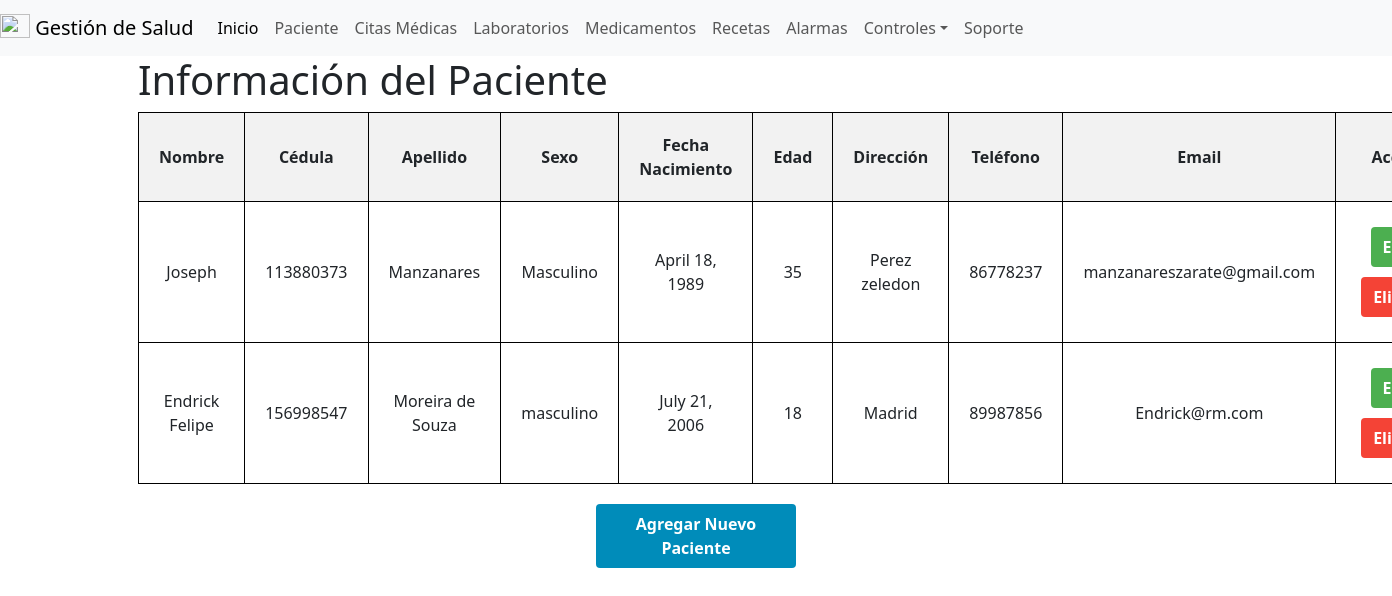
Page /index/ (signed in) on the committed database.
### salud/models.py (models this page shows, shortened)
class paciente(models.Model):
    id_paciente = models.AutoField(primary_key=True , verbose_name='ID_Paciente')
    cedula = models.IntegerField(null=True,verbose_name='Cedula')
    nombre = models.CharField(max_length=50, verbose_name='Nombre')
    apellido = models.CharField(max_length=50, verbose_name='Apellido')
    sexo = models.CharField(max_length=20, verbose_name='Sexo')
    fecha_Nacimiento = models.DateField(null=True, verbose_name='Fecha de Nacimiento')
    edad = models.IntegerField ( verbose_name='Edad')
    direccion = models.CharField(max_length=50, verbose_name='Direccion')
    telefono = models.IntegerField( verbose_name='Telefono')
    email = models.EmailField( verbose_name='Email')
    id_usuario = models.ForeignKey(User, on_delete=models.CASCADE)

### salud/views.py (the view)
# urls.py: path('index/', views.index, name='index'),
@login_required(login_url='/accounts/login/')
def index(request):
    pacientes = paciente.objects.filter(id_usuario=request.user)
    return render(request, 'Programar/index.html', {'pacientes': pacientes})

### salud/templates/Programar/index.html (shortened to what this page needs)
{% extends "base.html" %}
{% block contenido %}
<!DOCTYPE html>
<html>
<head>
</head>
<body>
    <h1>Información del Paciente</h1>
    <form method="post" action="{% url 'index' %}">
        <table>
            <thead>
                <tr>
                    <th>Nombre</th>
                    <th>Cédula</th>
                    <th>Apellido</th>
                    <th>Sexo</th>
                    <th>Fecha Nacimiento</th>
                    <th>Edad</th>
                    <th>Dirección</th>
                    <th>Teléfono</th>
                    <th>Email</th>
                    <th>Acciones</th>
                </tr>
            </thead>
            <tbody>
                {% for paciente in pacientes %}
                <tr>
                    <td>{{ paciente.nombre }}</td>
                    <td>{{ paciente.cedula }}</td>
                    <td>{{ paciente.apellido }}</td>
                    <td>{{ paciente.sexo }}</td>
                    <td>{{ paciente.fecha_Nacimiento }}</td>
                    <td>{{ paciente.edad }}</td>
                    <td>{{ paciente.direccion }}</td>
                    <td>{{ paciente.telefono }}</td>
                    <td>{{ paciente.email }}</td>
                    <td>
                        <a href="" class="button edit-button">Editar</a>
                        <a href="" class="button delete-button" onclick="return confirm('¿Estás seguro de que deseas eliminar este paciente?');">Eliminar</a>
                    </td>
                </tr>
                {% empty %}
                <tr>
                    <td colspan="10">No hay pacientes disponibles.</td>
                </tr>
                {% endfor %}
            </tbody>
        </table>
        <a href="{% url 'agregar' %}" class="button add-button">Agregar Nuevo Paciente</a>
    </form>
</body>
</html>
{% endblock %}

### salud/templates/Programar/index.html (style rules this page uses)
table { width: 100%; border-collapse: collapse; }
th, td { border: 1px solid black; padding: 20px; text-align: center; }
th { background-color: #f2f2f2; }
tbody tr { border-bottom: 1px solid #ddd; }
.button { padding: 8px 12px; margin: 5px; border: none; border-radius: 4px; color: white; text-decoration: none; font-weight: bold; display: inline-block; }
.edit-button { background-color: #4CAF50; }
.delete-button { background-color: #f44336; }
.add-button { background-color: #008CBA; display: block; margin: 20px auto; width: 200px; text-align: center; }

### rows in the picture
paciente: nombre "Joseph", cedula "113880373", apellido "Manzanares", sexo "Masculino", fecha_Nacimiento "April 18, 1989", edad "35", direccion "Perez zeledon", telefono "86778237", email "manzanareszarate@gmail.com"
paciente: nombre "Endrick Felipe", cedula "156998547", apellido "Moreira de Souza", sexo "masculino", fecha_Nacimiento "July 21, 2006", edad "18", direccion "Madrid", telefono "89987856", email "Endrick@rm.com"
